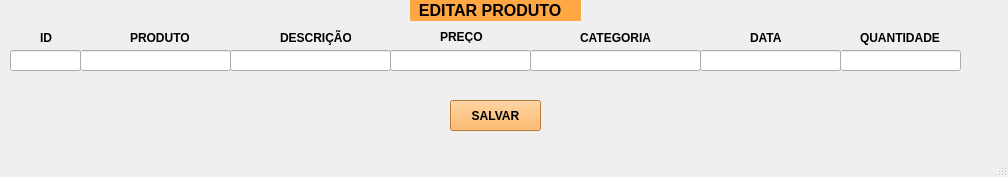
<?xml version="1.0" encoding="UTF-8"?>
<ui version="4.0">
 <class>MainWindow</class>
 <widget class="QMainWindow" name="MainWindow">
  <property name="geometry">
   <rect>
    <x>0</x>
    <y>0</y>
    <width>1008</width>
    <height>177</height>
   </rect>
  </property>
  <property name="windowTitle">
   <string>MainWindow</string>
  </property>
  <widget class="QWidget" name="centralwidget">
   <widget class="QLabel" name="label">
    <property name="geometry">
     <rect>
      <x>410</x>
      <y>0</y>
      <width>171</width>
      <height>21</height>
     </rect>
    </property>
    <property name="font">
     <font>
      <pointsize>12</pointsize>
      <weight>75</weight>
      <bold>true</bold>
     </font>
    </property>
    <property name="styleSheet">
     <string notr="true">background-color: rgb(255, 167, 66);</string>
    </property>
    <property name="text">
     <string>  EDITAR PRODUTO</string>
    </property>
   </widget>
   <widget class="QLabel" name="label_2">
    <property name="geometry">
     <rect>
      <x>40</x>
      <y>30</y>
      <width>21</width>
      <height>16</height>
     </rect>
    </property>
    <property name="font">
     <font>
      <weight>75</weight>
      <bold>true</bold>
     </font>
    </property>
    <property name="text">
     <string>ID</string>
    </property>
   </widget>
   <widget class="QLabel" name="label_3">
    <property name="geometry">
     <rect>
      <x>130</x>
      <y>30</y>
      <width>61</width>
      <height>16</height>
     </rect>
    </property>
    <property name="font">
     <font>
      <weight>75</weight>
      <bold>true</bold>
     </font>
    </property>
    <property name="text">
     <string>PRODUTO</string>
    </property>
   </widget>
   <widget class="QLabel" name="label_4">
    <property name="geometry">
     <rect>
      <x>280</x>
      <y>30</y>
      <width>71</width>
      <height>16</height>
     </rect>
    </property>
    <property name="font">
     <font>
      <weight>75</weight>
      <bold>true</bold>
     </font>
    </property>
    <property name="text">
     <string>DESCRIÇÃO</string>
    </property>
   </widget>
   <widget class="QLabel" name="label_5">
    <property name="geometry">
     <rect>
      <x>440</x>
      <y>30</y>
      <width>47</width>
      <height>13</height>
     </rect>
    </property>
    <property name="font">
     <font>
      <weight>75</weight>
      <bold>true</bold>
     </font>
    </property>
    <property name="text">
     <string>PREÇO</string>
    </property>
   </widget>
   <widget class="QLabel" name="label_6">
    <property name="geometry">
     <rect>
      <x>580</x>
      <y>30</y>
      <width>71</width>
      <height>16</height>
     </rect>
    </property>
    <property name="font">
     <font>
      <weight>75</weight>
      <bold>true</bold>
     </font>
    </property>
    <property name="text">
     <string>CATEGORIA</string>
    </property>
   </widget>
   <widget class="QLineEdit" name="lineEdit">
    <property name="geometry">
     <rect>
      <x>10</x>
      <y>50</y>
      <width>71</width>
      <height>21</height>
     </rect>
    </property>
   </widget>
   <widget class="QLineEdit" name="lineEdit_2">
    <property name="geometry">
     <rect>
      <x>80</x>
      <y>50</y>
      <width>151</width>
      <height>21</height>
     </rect>
    </property>
   </widget>
   <widget class="QLineEdit" name="lineEdit_3">
    <property name="geometry">
     <rect>
      <x>230</x>
      <y>50</y>
      <width>161</width>
      <height>21</height>
     </rect>
    </property>
   </widget>
   <widget class="QLineEdit" name="lineEdit_4">
    <property name="geometry">
     <rect>
      <x>390</x>
      <y>50</y>
      <width>141</width>
      <height>21</height>
     </rect>
    </property>
   </widget>
   <widget class="QLineEdit" name="lineEdit_5">
    <property name="geometry">
     <rect>
      <x>530</x>
      <y>50</y>
      <width>171</width>
      <height>21</height>
     </rect>
    </property>
   </widget>
   <widget class="QPushButton" name="pushButton">
    <property name="geometry">
     <rect>
      <x>450</x>
      <y>100</y>
      <width>91</width>
      <height>31</height>
     </rect>
    </property>
    <property name="font">
     <font>
      <weight>75</weight>
      <bold>true</bold>
     </font>
    </property>
    <property name="styleSheet">
     <string notr="true">background-color: rgb(255, 167, 66);</string>
    </property>
    <property name="text">
     <string>SALVAR</string>
    </property>
   </widget>
   <widget class="QLineEdit" name="lineEdit_6">
    <property name="geometry">
     <rect>
      <x>700</x>
      <y>50</y>
      <width>141</width>
      <height>21</height>
     </rect>
    </property>
   </widget>
   <widget class="QLabel" name="label_7">
    <property name="geometry">
     <rect>
      <x>750</x>
      <y>30</y>
      <width>41</width>
      <height>16</height>
     </rect>
    </property>
    <property name="font">
     <font>
      <weight>75</weight>
      <bold>true</bold>
     </font>
    </property>
    <property name="text">
     <string>DATA</string>
    </property>
   </widget>
   <widget class="QLineEdit" name="lineEdit_7">
    <property name="geometry">
     <rect>
      <x>840</x>
      <y>50</y>
      <width>121</width>
      <height>21</height>
     </rect>
    </property>
   </widget>
   <widget class="QLabel" name="label_8">
    <property name="geometry">
     <rect>
      <x>860</x>
      <y>30</y>
      <width>81</width>
      <height>16</height>
     </rect>
    </property>
    <property name="font">
     <font>
      <weight>75</weight>
      <bold>true</bold>
     </font>
    </property>
    <property name="text">
     <string>QUANTIDADE</string>
    </property>
   </widget>
  </widget>
  <widget class="QMenuBar" name="menubar">
   <property name="geometry">
    <rect>
     <x>0</x>
     <y>0</y>
     <width>1008</width>
     <height>21</height>
    </rect>
   </property>
  </widget>
  <widget class="QStatusBar" name="statusbar"/>
 </widget>
 <resources/>
 <connections/>
</ui>
